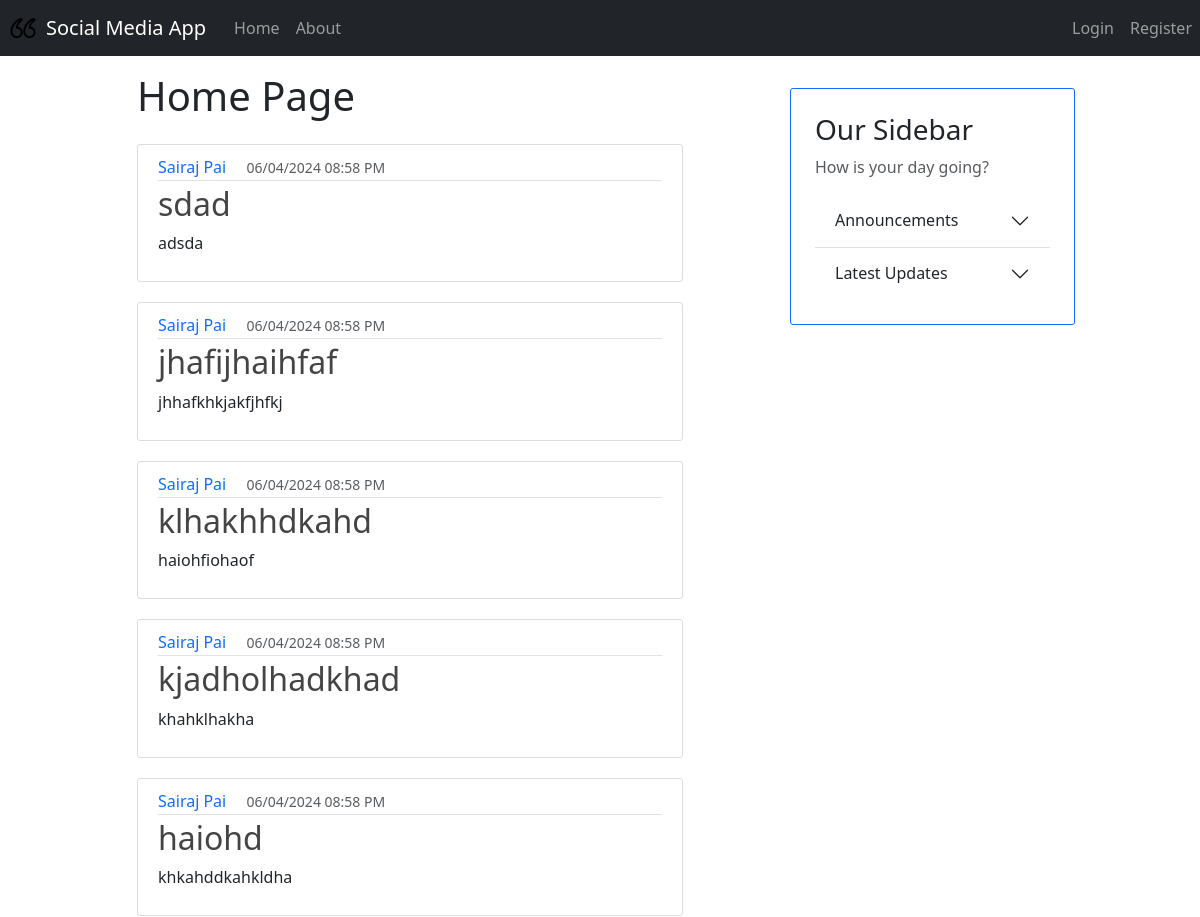
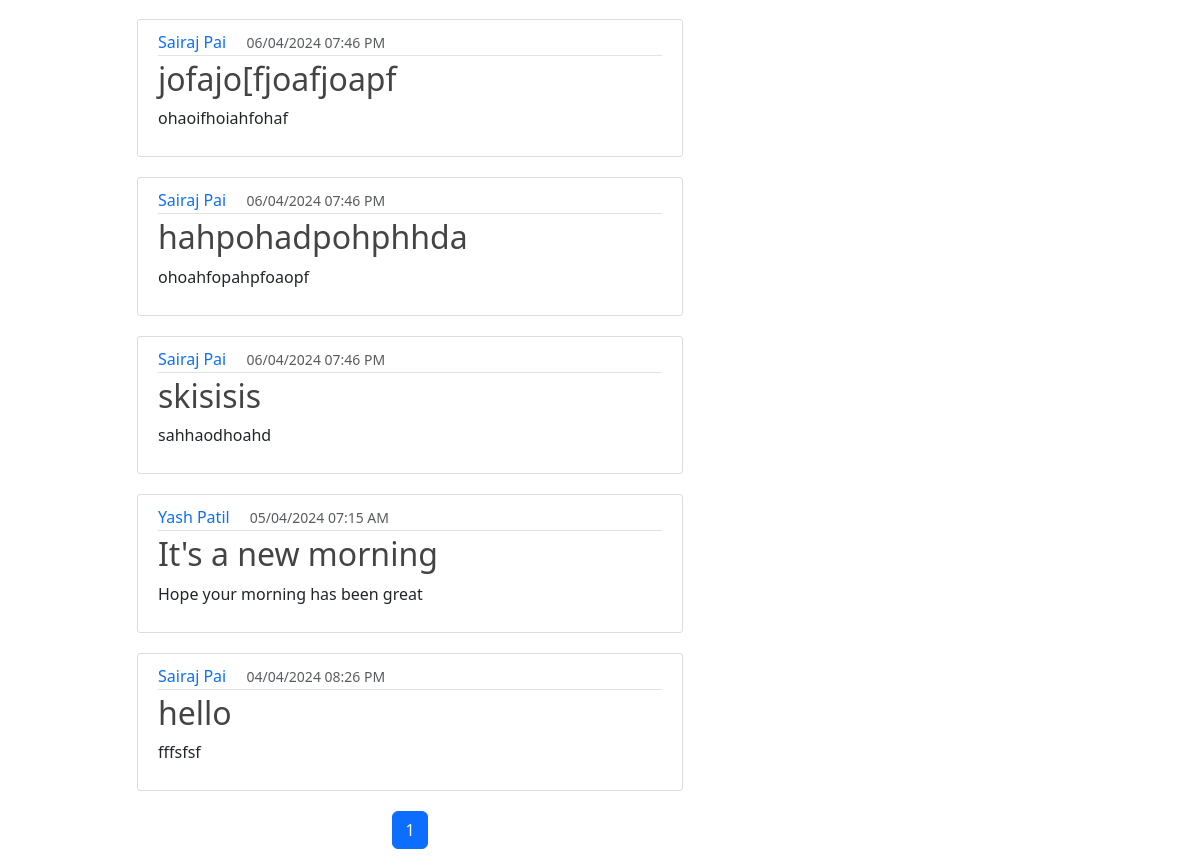
The page / on the database its author committed (2 pictures, top to bottom).
### models.py (models this page shows, shortened)
class Base(DeclarativeBase): # pylint: disable=too-few-public-methods
    pass

class Posts(Base): # pylint: disable=too-few-public-methods
    __tablename__ = "posts"
    id: Mapped[int] = mapped_column(primary_key=True)
    title: Mapped[str] = mapped_column(nullable=False)
    text: Mapped[str] = mapped_column(nullable=False)
    image: Mapped[Optional[str]] = mapped_column()
    likes: Mapped[List["Likes"]] = relationship(back_populates="post")
    timestamp: Mapped[int] = mapped_column(nullable=False)
    owner_id: Mapped[str] = mapped_column(ForeignKey("user_account.username"))
    owner: Mapped["User"] = relationship(back_populates="posts")
    comments: Mapped[List["Comments"]] = relationship(back_populates="post")
    no_of_likes = column_property(
        select(func.count(Likes.id))
        .where(Likes.liked_post_id == id)
        .scalar_subquery()
    )

class User(Base, UserMixin): # pylint: disable=too-few-public-methods
    __tablename__ = "user_account"
    username: Mapped[str] = mapped_column(primary_key=True)
    fullname: Mapped[str] = mapped_column(nullable=False)
    email: Mapped[str] = mapped_column(nullable=False, unique=True)
    password: Mapped[str] = mapped_column(nullable=False)
    profile_pic_url: Mapped[Optional[str]] = mapped_column(default="user.png")
    posts: Mapped[List["Posts"]] = relationship(back_populates="owner")

### app.py (the view)
@app.route("/")
def home():
    page = request.args.get('page', 1, type=int)
    query = db.select(Posts).order_by(Posts.timestamp.desc())
    posts = db.paginate(query, page = page, per_page=10)
    tz=timezone("Asia/Kolkata")
    return render_template('home.html', title='Home', page=page,
                           posts=posts,datetime=datetime,tz=tz)

### templates/home.html
{% extends "layout.html" %}
{% block content %}
    {% if current_user.is_authenticated %}
        <h1 class="mt-2 mb-4"> Welcome, {{ current_user.fullname }}! </h1>
    {% else %}
        <h1 class="mt-2 mb-4"> Home Page </h1>
    {% endif %}
    {% for post in posts %}
        <article class="media content-section">
          <div class="media-body">
            <div class="article-metadata">
              <a class="text-decoration-none me-3" href="#">{{ post.owner.fullname }}</a>
              <small class="text-muted">{{ datetime.fromtimestamp(post.timestamp, tz=tz).strftime('%d/%m/%Y %I:%M %p') }}</small>
            </div>
            <h2><a class="article-title text-decoration-none" href="{{ url_for('post',post_id=post.id) }}">{{ post.title }}</a></h2>
            <p class="article-content">{{ post.text }}</p>
          </div>
        </article>
    {% endfor %}
    <div class="container mt-6">
      <ul class="pagination justify-content-center">
        {% for page in posts.iter_pages(left_edge=1,right_edge=1, left_current=2, right_current=2) %}
          {% if page %}
            {% if posts.page == page %}
            <li class="page-item active"><a class="page-link" href="{{ url_for('home', page=page) }}">{{ page }}</a></li>
            {% else %}
            <li class="page-item"><a class="page-link" href="{{ url_for('home', page=page) }}">{{ page }}</a></li>
            {% endif %}
          {% else %}
          <li class="page-item disabled"><span class="page-link">...</span></li>
          {% endif %}
        {% endfor %}
      </ul>
    </div>
{% endblock %}

### static/main.css (style rules this page uses)
.content-section { background: #ffffff; padding: 10px 20px; border: 1px solid #dddddd; border-radius: 8px; margin-bottom: 20px; }
.content-section { background: #ffffff; padding: 10px 20px; border: 1px solid #dddddd; border-radius: 3px; margin-bottom: 20px; }
.article-title { color: #444444; }
.article-content { white-space: pre-line; }
.article-metadata { padding-bottom: 1px; margin-bottom: 4px; border-bottom: 1px solid #e3e3e3 }

### rows shown on the page
Posts: owner.fullname "Sairaj Pai", fromtimestamp "06/04/2024 08:58 PM", title "sdad", text "adsda"
Posts: owner.fullname "Sairaj Pai", fromtimestamp "06/04/2024 08:58 PM", title "jhafijhaihfaf", text "jhhafkhkjakfjhfkj"
Posts: owner.fullname "Sairaj Pai", fromtimestamp "06/04/2024 08:58 PM", title "klhakhhdkahd", text "haiohfiohaof"
Posts: owner.fullname "Sairaj Pai", fromtimestamp "06/04/2024 08:58 PM", title "kjadholhadkhad", text "khahklhakha"
Posts: owner.fullname "Sairaj Pai", fromtimestamp "06/04/2024 08:58 PM", title "haiohd", text "khkahddkahkldha"
Posts: owner.fullname "Sairaj Pai", fromtimestamp "06/04/2024 07:46 PM", title "jofajo[fjoafjoapf", text "ohaoifhoiahfohaf"
Posts: owner.fullname "Sairaj Pai", fromtimestamp "06/04/2024 07:46 PM", title "hahpohadpohphhda", text "ohoahfopahpfoaopf"
Posts: owner.fullname "Sairaj Pai", fromtimestamp "06/04/2024 07:46 PM", title "skisisis", text "sahhaodhoahd"
Posts: owner.fullname "Yash Patil", fromtimestamp "05/04/2024 07:15 AM", title "It's a new morning", text "Hope your morning has been great"
Posts: owner.fullname "Sairaj Pai", fromtimestamp "04/04/2024 08:26 PM", title "hello", text "fffsfsf"

### other values the page prints
{{ page }} "1"
